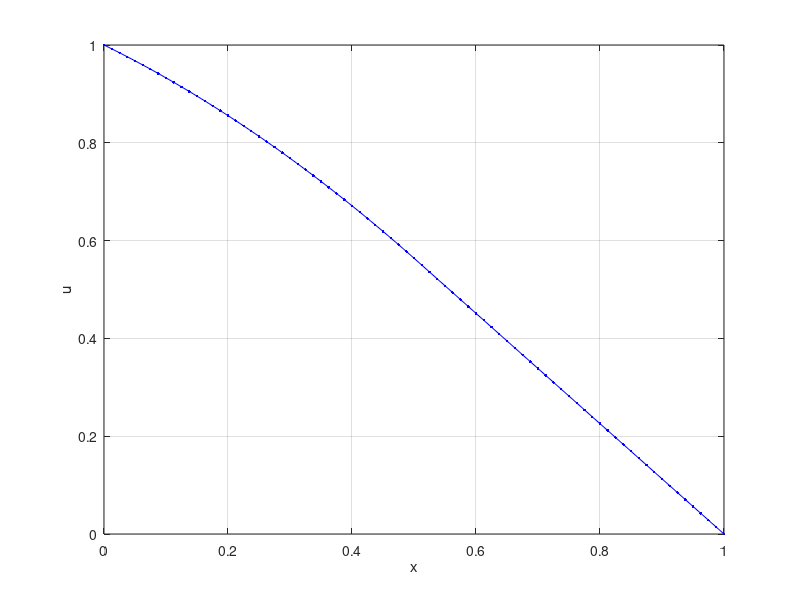

Here is the MATLAB script that generated this plot:
#params
n=81;
h=1/(n-1);

tf=1.0;
ht=0.5*h^2;
nt=round(tf/ht)+1;

#fonte
function y = f(x)
  y = zeros(size(x));
  for i=1:length(x)
    if (x(i)<=0.5)
      y(i)=1;
    else
      y(i)=0;
    endif
  endfor
endfunction

#malha
t=[0:ht:(nt-1)*ht]'; 
x=[0:h:(n-1)*h]';

#matriz MDF
A = sparse(n-2,n-2);
A(1,1)=-2/h^2;
A(1,2)=1/h^2;
for i=2:n-3
  A(i,i-1)=1/h^2;
  A(i,i)=-2/h^2;
  A(i,i+1)=1/h^2;
endfor
A(n-2,n-3)=1/h^2;
A(n-2,n-2)=-2/h^2;

#c.i.
u=zeros(n,1);
u(1)=1;

#iter. de Euler
for k=1:nt-1
  u(2:n-1)=u(2:n-1)+ht*A*u(2:n-1);
  #+fonte
  u(2:n-1)+=ht*f(x(2:n-1));
  #+cc
  u(2)+=ht*1/h^2;
endfor

#visu
plot(x,u,'b.-');grid
xlabel('x');
ylabel('u');
printf("%d %1.5E %1.5E %1.2E\n",t(nt),h,x((n-1)/2+1),u((n-1)/2+1))

